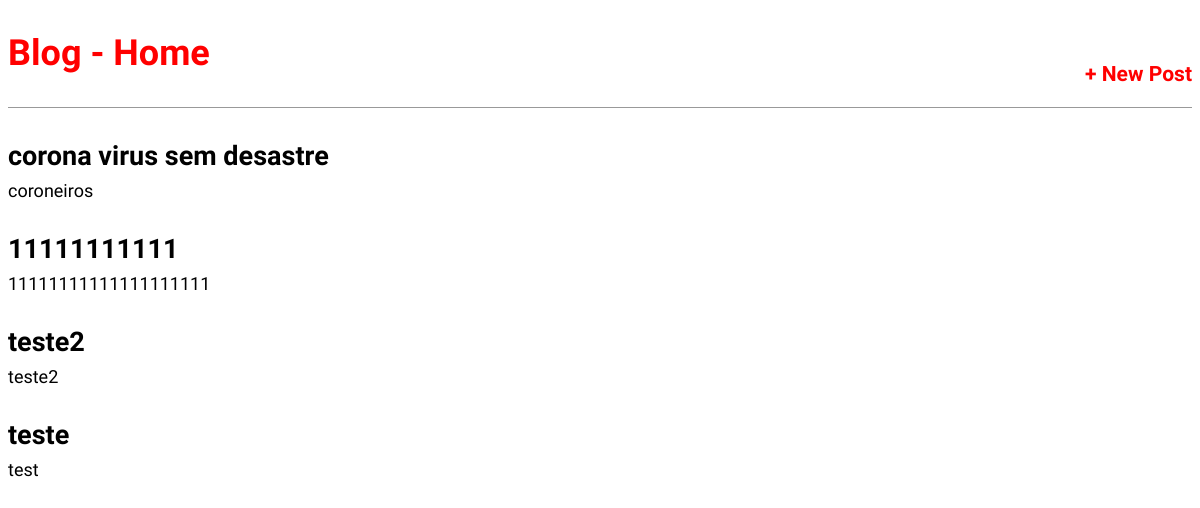
Before: / with the older database file.
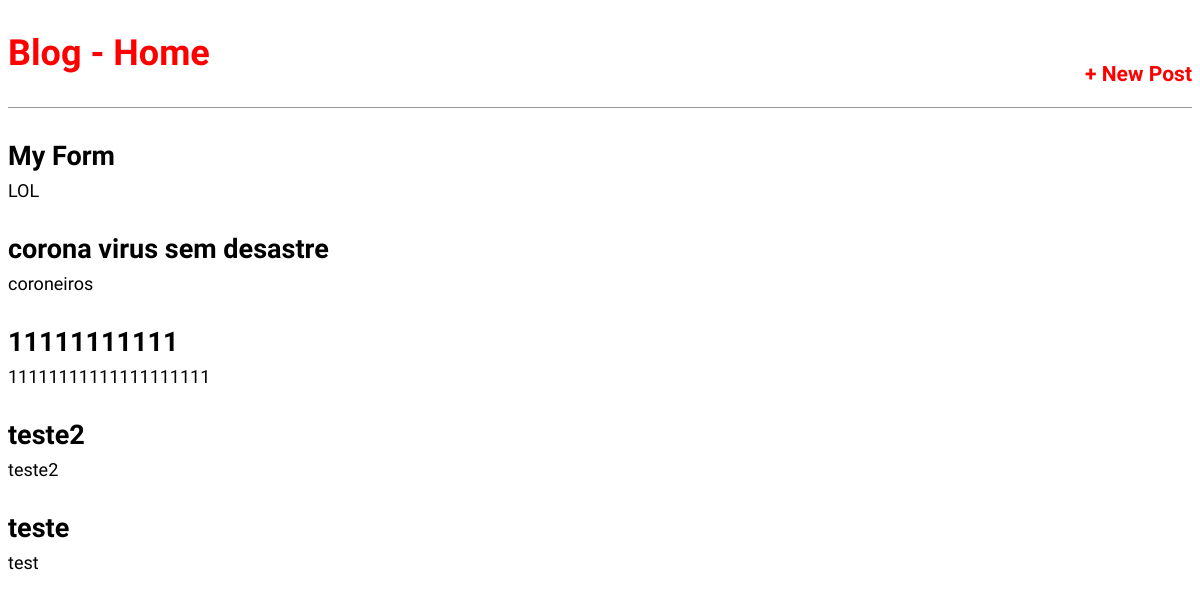
After: the same page with the newer database file.
### blog/models.py (models this page shows, shortened)
class Post(models.Model):
    STATUS  =   (
        ('rascunho','Rascunho'),
        ('publicado','Publicado'),
    )
    title  =   models.CharField(max_length=250)
    slug    =   models.SlugField(max_length=250)#http://site.com/noticias/campeonato-braisleiro-2020/01/02/2020
    author  =   models.ForeignKey(User,
                                    on_delete=models.CASCADE)
    content =   models.TextField()
    published = models.DateTimeField(default=timezone.now)
    created =   models.DateTimeField(auto_now_add=True)
    changed =   models.DateTimeField(auto_now=True)
    status  =   models.CharField(max_length=10,
                                    choices=STATUS,
                                    default='rascunhos')
    objects = models.Manager()
    publish = PublishedManager()
    def get_absolute_url(self):
        return reverse('post_detail', args=[self.slug])
    class Meta:
        ordering = ('-published',)

### blog/views.py (the view)
# urls.py: path('', views.BlogListView.as_view(),name='home'),
class BlogListView(ListView):
    model = Post
    template_name = 'blog/home.html'

### blog/templates/blog/home.html (shortened to what this page needs)
{% extends 'base.html' %}
{% block content %}
{% for post in object_list %}
    <div class="post-entry">
    <h2><a href="{{ post.get_absolute_url}}">{{post.title}}</a></h2>
    <p>{{post.content}}</p>
    </div>
{% endfor %}
{% endblock content %}

Changed rows visible on the page:
added Post: title "My Form", content "LOL"
